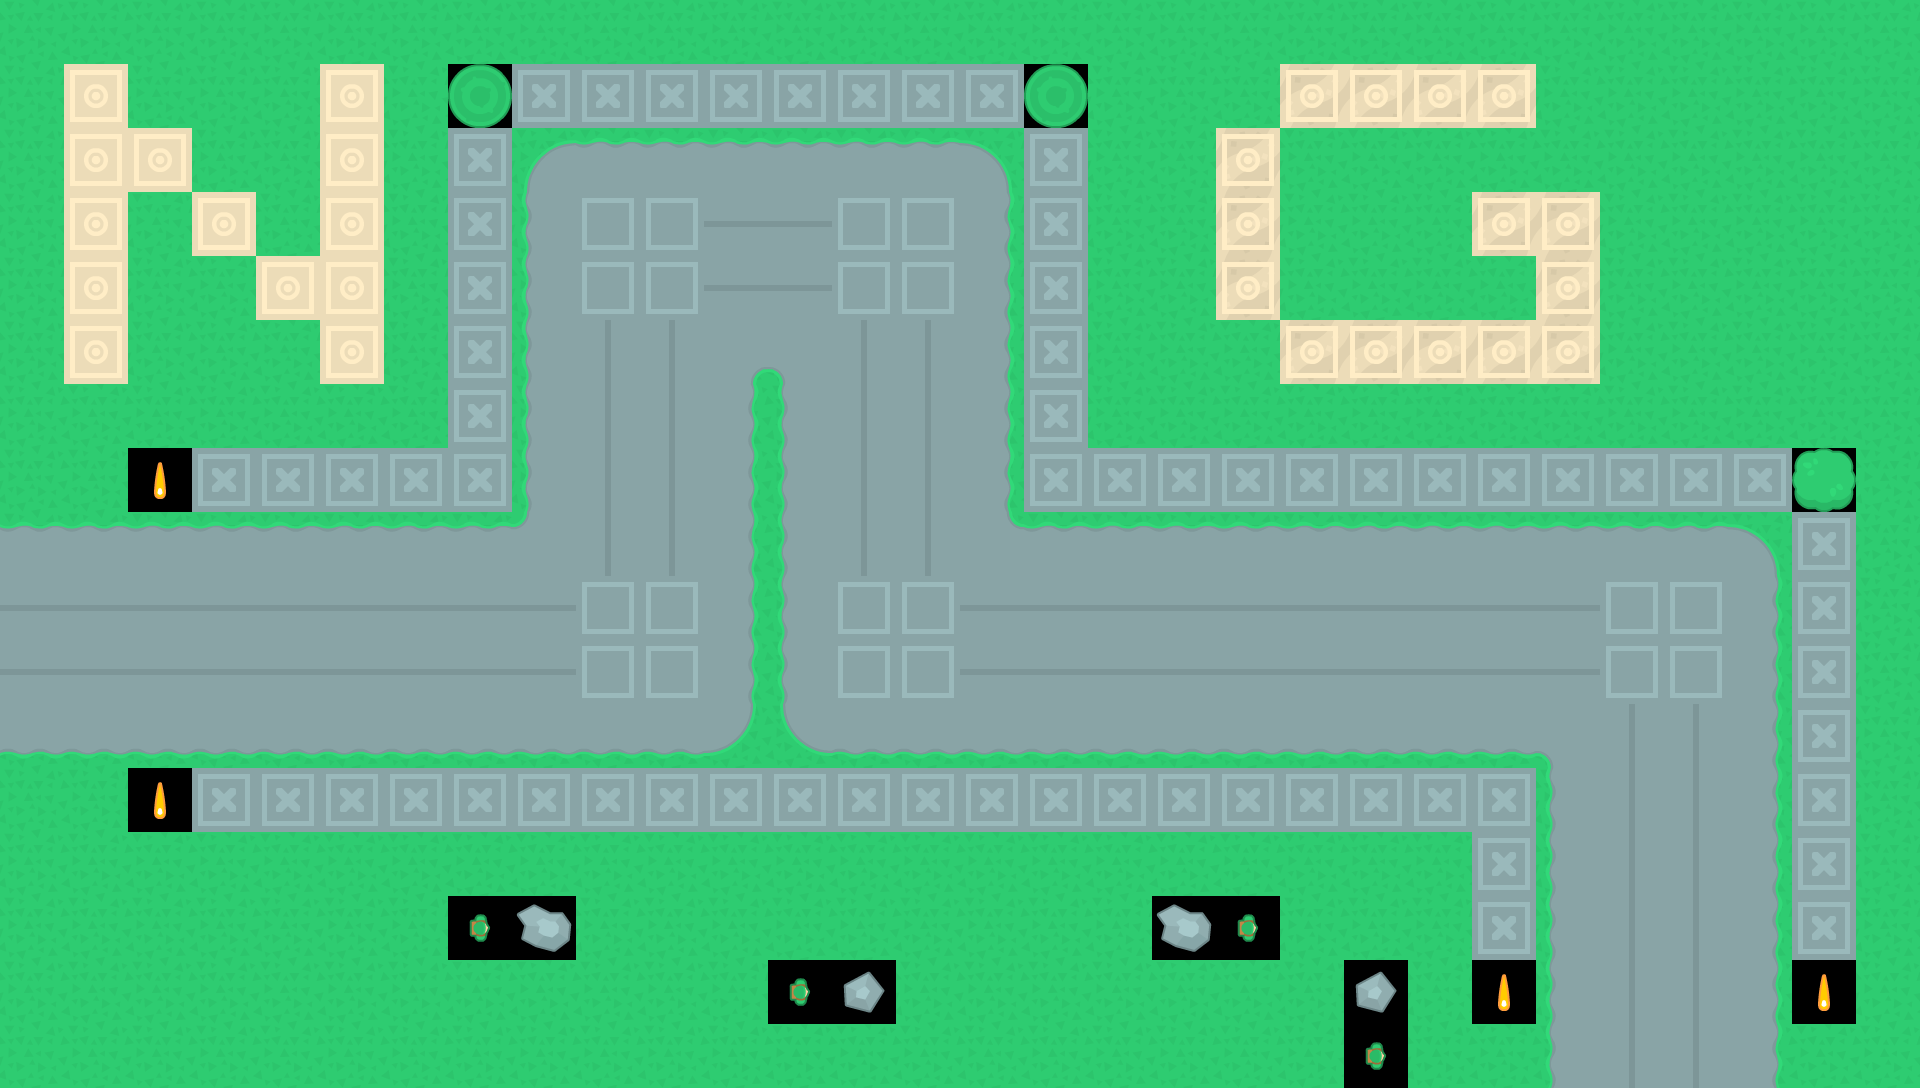

The image is a tile-based game level rendered from a .tmx file. Its description and complete source (layers, tilesets, objects, tile grids) follow:
An orthogonal 30x17 tile map with 64x64 px tiles, 1 tile layer (Background).

<map version="1.2" tiledversion="1.2.4" orientation="orthogonal" renderorder="right-down" width="30" height="17" tilewidth="64" tileheight="64" infinite="0" nextlayerid="10" nextobjectid="1">
 <tileset firstgid="1" source="Tileset_main.tsx" />
 <layer id="9" name="Background" width="30" height="17">
  <data encoding="csv">
25,25,25,25,25,25,25,25,25,25,25,25,25,25,25,25,25,25,25,25,25,25,25,25,25,25,25,25,25,25,
158,111,25,25,158,111,25,134,87,87,87,87,87,87,87,87,134,25,158,158,115,115,115,115,25,25,25,25,25,25,
158,111,111,25,158,111,25,87,211,255,255,255,255,255,255,212,87,158,158,115,158,158,158,158,158,158,158,158,158,25,
158,111,158,111,158,111,25,87,233,85,85,225,225,85,85,231,87,158,158,115,158,158,158,115,115,158,158,158,158,25,
158,111,25,158,111,111,25,87,233,85,85,225,225,85,85,231,87,158,158,115,158,158,158,158,115,158,158,158,158,25,
158,111,25,25,158,111,25,87,233,179,179,208,210,179,179,231,87,25,158,158,115,115,115,115,115,158,158,158,158,25,
25,25,25,25,25,25,25,87,233,179,179,231,233,179,179,231,87,25,25,25,25,25,25,25,25,25,25,25,25,25,
25,25,298,87,87,87,87,87,233,179,179,231,233,179,179,231,87,87,87,87,87,87,87,87,87,87,87,87,131,25,
255,255,255,255,255,255,255,255,256,179,179,231,233,179,179,254,255,255,255,255,255,255,255,255,255,255,255,212,87,25,
225,225,225,225,225,225,225,225,225,85,85,231,233,85,85,225,225,225,225,225,225,225,225,225,225,85,85,231,87,25,
225,225,225,225,225,225,225,225,225,85,85,231,233,85,85,225,225,225,225,225,225,225,225,225,225,85,85,231,87,25,
209,209,209,209,209,209,209,209,209,209,209,235,234,209,209,209,209,209,209,209,209,209,209,209,210,179,179,231,87,25,
25,25,298,87,87,87,87,87,87,87,87,87,87,87,87,87,87,87,87,87,87,87,87,87,233,179,179,231,87,25,
25,25,25,25,25,25,25,25,25,25,25,25,25,25,25,25,25,25,25,25,25,25,25,87,233,179,179,231,87,25,
25,25,25,25,25,25,25,246,137,25,25,25,25,25,25,25,25,25,137,246,25,25,25,87,233,179,179,231,87,25,
25,25,25,25,25,25,25,25,25,25,25,25,246,138,25,25,25,25,25,25,25,138,25,298,233,179,179,231,298,25,
25,25,25,25,25,25,25,25,25,25,25,25,25,25,25,25,25,25,25,25,25,246,25,25,233,179,179,231,25,25
</data>
 </layer>
</map>
